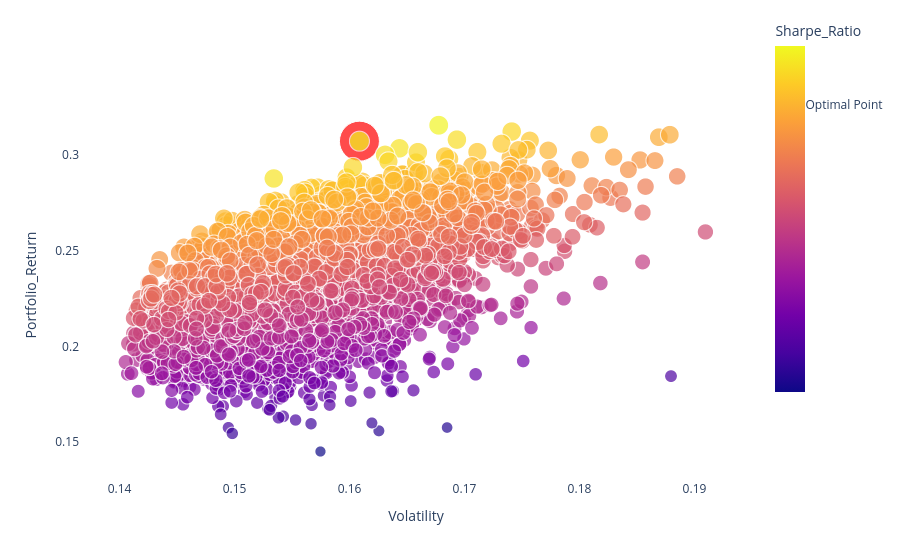

Notebook cell for this chart:
### Code cell
# Let's highlight the point with the highest Sharpe ratio
fig = px.scatter(sim_out_df, x = 'Volatility', y = 'Portfolio_Return', color = 'Sharpe_Ratio', size = 'Sharpe_Ratio', hover_data = ['Sharpe_Ratio'] )
fig.add_trace(go.Scatter(x = [optimal_volatility], y = [optimal_portfolio_return], mode = 'markers', name = 'Optimal Point', marker = dict(size=[40], color = 'red')))
fig.update_layout(coloraxis_colorbar = dict(y = 0.7, dtick = 5))
fig.update_layout({'plot_bgcolor': "white"})
fig.show()

### Figure 1 — Plotly figure (JSON) as saved in the notebook; plotly's stock layout.template omitted (floating-point values rounded to 4 significant figures; data arrays with more than 128 entries replaced by an {"elided": "..."} marker saying what was removed)
{"data": [{"customdata": {"elided": "5000x1 float values"}, "hovertemplate": "Volatility=%{x}<br>Portfolio_Return=%{y}<br>Sharpe_Ratio=%{marker.color}<extra></extra>", "legendgroup": "", "marker": {"color": {"elided": "5000 float values"}, "coloraxis": "coloraxis", "size": {"elided": "5000 float values"}, "sizemode": "area", "sizeref": 0.003683, "symbol": "circle"}, "mode": "markers", "name": "", "showlegend": false, "type": "scattergl", "x": {"elided": "5000 float values"}, "xaxis": "x", "y": {"elided": "5000 float values"}, "yaxis": "y"}, {"marker": {"color": "red", "size": [40]}, "mode": "markers", "name": "Optimal Point", "type": "scatter", "x": [0.1609], "y": [0.307]}], "layout": {"coloraxis": {"colorbar": {"dtick": 5, "title": {"text": "Sharpe_Ratio"}, "y": 0.7}, "colorscale": [[0, "#0d0887"], [0.1111, "#46039f"], [0.2222, "#7201a8"], [0.3333, "#9c179e"], [0.4444, "#bd3786"], [0.5556, "#d8576b"], [0.6667, "#ed7953"], [0.7778, "#fb9f3a"], [0.8889, "#fdca26"], [1, "#f0f921"]]}, "legend": {"itemsizing": "constant", "tracegroupgap": 0}, "margin": {"t": 60}, "plot_bgcolor": "white", "xaxis": {"anchor": "y", "domain": [0, 1], "title": {"text": "Volatility"}}, "yaxis": {"anchor": "x", "domain": [0, 1], "title": {"text": "Portfolio_Return"}}}}
